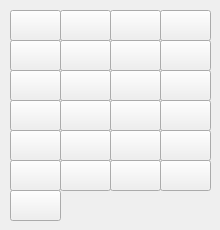
   <widget class="QWidget" name="tab">
    <attribute name="title">
     <string>Umwelt</string>
    </attribute>
    <widget class="QPushButton" name="pushButton__35">
     <property name="geometry">
      <rect>
       <x>10</x>
       <y>10</y>
       <width>51</width>
       <height>31</height>
      </rect>
     </property>
     <property name="text">
      <string/>
     </property>
     <property name="icon">
      <iconset>
       <normaloff>../../sprites/map/block_black.jpg</normaloff>../../sprites/map/block_black.jpg</iconset>
     </property>
    </widget>
    <widget class="QPushButton" name="pushButton__1">
     <property name="geometry">
      <rect>
       <x>60</x>
       <y>10</y>
       <width>51</width>
       <height>31</height>
      </rect>
     </property>
     <property name="text">
      <string/>
     </property>
     <property name="icon">
      <iconset>
       <normaloff>../../sprites/map/grass.jpg</normaloff>../../sprites/map/grass.jpg</iconset>
     </property>
    </widget>
    <widget class="QPushButton" name="pushButton__2">
     <property name="geometry">
      <rect>
       <x>110</x>
       <y>10</y>
       <width>51</width>
       <height>31</height>
      </rect>
     </property>
     <property name="text">
      <string/>
     </property>
     <property name="icon">
      <iconset>
       <normaloff>../../sprites/map/grass_flower_left.jpg</normaloff>../../sprites/map/grass_flower_left.jpg</iconset>
     </property>
    </widget>
    <widget class="QPushButton" name="pushButton__5">
     <property name="geometry">
      <rect>
       <x>110</x>
       <y>40</y>
       <width>51</width>
       <height>31</height>
      </rect>
     </property>
     <property name="text">
      <string/>
     </property>
     <property name="icon">
      <iconset>
       <normaloff>../../sprites/map/grass_wild.jpg</normaloff>../../sprites/map/grass_wild.jpg</iconset>
     </property>
    </widget>
    <widget class="QPushButton" name="pushButton__15">
     <property name="geometry">
      <rect>
       <x>10</x>
       <y>40</y>
       <width>51</width>
       <height>31</height>
      </rect>
     </property>
     <property name="text">
      <string/>
     </property>
     <property name="icon">
      <iconset>
       <normaloff>../../sprites/map/grass_full.jpg</normaloff>../../sprites/map/grass_full.jpg</iconset>
     </property>
    </widget>
    <widget class="QPushButton" name="pushButton__14">
     <property name="geometry">
      <rect>
       <x>60</x>
       <y>40</y>
       <width>51</width>
       <height>31</height>
      </rect>
     </property>
     <property name="text">
      <string/>
     </property>
     <property name="icon">
      <iconset>
       <normaloff>../../sprites/map/grass_step.jpg</normaloff>../../sprites/map/grass_step.jpg</iconset>
     </property>
    </widget>
    <widget class="QPushButton" name="pushButton__3">
     <property name="geometry">
      <rect>
       <x>160</x>
       <y>10</y>
       <width>51</width>
       <height>31</height>
      </rect>
     </property>
     <property name="text">
      <string/>
     </property>
     <property name="icon">
      <iconset>
       <normaloff>../../sprites/map/grass_flower_right.jpg</normaloff>../../sprites/map/grass_flower_right.jpg</iconset>
     </property>
    </widget>
    <widget class="QPushButton" name="pushButton__37">
     <property name="geometry">
      <rect>
       <x>160</x>
       <y>40</y>
       <width>51</width>
       <height>31</height>
      </rect>
     </property>
     <property name="text">
      <string/>
     </property>
     <property name="icon">
      <iconset>
       <normaloff>../../sprites/map/stock_1.jpg</normaloff>../../sprites/map/stock_1.jpg</iconset>
     </property>
    </widget>
    <widget class="QPushButton" name="pushButton__38">
     <property name="geometry">
      <rect>
       <x>10</x>
       <y>70</y>
       <width>51</width>
       <height>31</height>
      </rect>
     </property>
     <property name="text">
      <string/>
     </property>
     <property name="icon">
      <iconset>
       <normaloff>../../sprites/map/stock_2.jpg</normaloff>../../sprites/map/stock_2.jpg</iconset>
     </property>
    </widget>
    <widget class="QPushButton" name="pushButton__39">
     <property name="geometry">
      <rect>
       <x>60</x>
       <y>70</y>
       <width>51</width>
       <height>31</height>
      </rect>
     </property>
     <property name="text">
      <string/>
     </property>
     <property name="icon">
      <iconset>
       <normaloff>../../sprites/map/stock_3.jpg</normaloff>../../sprites/map/stock_3.jpg</iconset>
     </property>
    </widget>
    <widget class="QPushButton" name="pushButton__41">
     <property name="geometry">
      <rect>
       <x>160</x>
       <y>70</y>
       <width>51</width>
       <height>31</height>
      </rect>
     </property>
     <property name="text">
      <string/>
     </property>
     <property name="icon">
      <iconset>
       <normaloff>../../sprites/map/stock_5.jpg</normaloff>../../sprites/map/stock_5.jpg</iconset>
     </property>
    </widget>
    <widget class="QPushButton" name="pushButton__40">
     <property name="geometry">
      <rect>
       <x>110</x>
       <y>70</y>
       <width>51</width>
       <height>31</height>
      </rect>
     </property>
     <property name="text">
      <string/>
     </property>
     <property name="icon">
      <iconset>
       <normaloff>../../sprites/map/stock_4.jpg</normaloff>../../sprites/map/stock_4.jpg</iconset>
     </property>
    </widget>
    <widget class="QPushButton" name="pushButton__13">
     <property name="geometry">
      <rect>
       <x>160</x>
       <y>130</y>
       <width>51</width>
       <height>31</height>
      </rect>
     </property>
     <property name="text">
      <string/>
     </property>
     <property name="icon">
      <iconset>
       <normaloff>../../sprites/map/water_right.jpg</normaloff>../../sprites/map/water_right.jpg</iconset>
     </property>
    </widget>
    <widget class="QPushButton" name="pushButton__42">
     <property name="geometry">
      <rect>
       <x>10</x>
       <y>100</y>
       <width>51</width>
       <height>31</height>
      </rect>
     </property>
     <property name="text">
      <string/>
     </property>
     <property name="icon">
      <iconset>
       <normaloff>../../sprites/map/stock_6.jpg</normaloff>../../sprites/map/stock_6.jpg</iconset>
     </property>
    </widget>
    <widget class="QPushButton" name="pushButton__9">
     <property name="geometry">
      <rect>
       <x>110</x>
       <y>100</y>
       <width>51</width>
       <height>31</height>
      </rect>
     </property>
     <property name="text">
      <string/>
     </property>
     <property name="icon">
      <iconset>
       <normaloff>../../sprites/map/water_edge_left.jpg</normaloff>../../sprites/map/water_edge_left.jpg</iconset>
     </property>
    </widget>
    <widget class="QPushButton" name="pushButton__11">
     <property name="geometry">
      <rect>
       <x>10</x>
       <y>130</y>
       <width>51</width>
       <height>31</height>
      </rect>
     </property>
     <property name="text">
      <string/>
     </property>
     <property name="icon">
      <iconset>
       <normaloff>../../sprites/map/water_edge_top.jpg</normaloff>../../sprites/map/water_edge_top.jpg</iconset>
     </property>
    </widget>
    <widget class="QPushButton" name="pushButton__10">
     <property name="geometry">
      <rect>
       <x>160</x>
       <y>100</y>
       <width>51</width>
       <height>31</height>
      </rect>
     </property>
     <property name="text">
      <string/>
     </property>
     <property name="icon">
      <iconset>
       <normaloff>../../sprites/map/water_edge_right.jpg</normaloff>../../sprites/map/water_edge_right.jpg</iconset>
     </property>
    </widget>
    <widget class="QPushButton" name="pushButton__65">
     <property name="geometry">
      <rect>
       <x>110</x>
       <y>160</y>
       <width>51</width>
       <height>31</height>
      </rect>
     </property>
     <property name="text">
      <string/>
     </property>
     <property name="icon">
      <iconset>
       <normaloff>../../sprites/map/flower_bottom.jpg</normaloff>../../sprites/map/flower_bottom.jpg</iconset>
     </property>
    </widget>
    <widget class="QPushButton" name="pushButton__8">
     <property name="geometry">
      <rect>
       <x>110</x>
       <y>130</y>
       <width>51</width>
       <height>31</height>
      </rect>
     </property>
     <property name="text">
      <string/>
     </property>
     <property name="icon">
      <iconset>
       <normaloff>../../sprites/map/water_middle.jpg</normaloff>../../sprites/map/water_middle.jpg</iconset>
     </property>
    </widget>
    <widget class="QPushButton" name="pushButton__7">
     <property name="geometry">
      <rect>
       <x>60</x>
       <y>160</y>
       <width>51</width>
       <height>31</height>
      </rect>
     </property>
     <property name="text">
      <string/>
     </property>
     <property name="icon">
      <iconset>
       <normaloff>../../sprites/map/fence.jpg</normaloff>../../sprites/map/fence.jpg</iconset>
     </property>
    </widget>
    <widget class="QPushButton" name="pushButton__64">
     <property name="geometry">
      <rect>
       <x>160</x>
       <y>160</y>
       <width>51</width>
       <height>31</height>
      </rect>
     </property>
     <property name="text">
      <string/>
     </property>
     <property name="icon">
      <iconset>
       <normaloff>../../sprites/map/flower_top.jpg</normaloff>../../sprites/map/flower_top.jpg</iconset>
     </property>
    </widget>
    <widget class="QPushButton" name="pushButton__12">
     <property name="geometry">
      <rect>
       <x>60</x>
       <y>130</y>
       <width>51</width>
       <height>31</height>
      </rect>
     </property>
     <property name="text">
      <string/>
     </property>
     <property name="icon">
      <iconset>
       <normaloff>../../sprites/map/water_left.jpg</normaloff>../../sprites/map/water_left.jpg</iconset>
     </property>
    </widget>
    <widget class="QPushButton" name="pushButton__36">
     <property name="geometry">
      <rect>
       <x>60</x>
       <y>100</y>
       <width>51</width>
       <height>31</height>
      </rect>
     </property>
     <property name="text">
      <string/>
     </property>
     <property name="icon">
      <iconset>
       <normaloff>../../sprites/map/stock_stair.jpg</normaloff>../../sprites/map/stock_stair.jpg</iconset>
     </property>
    </widget>
    <widget class="QPushButton" name="pushButton__6">
     <property name="geometry">
      <rect>
       <x>10</x>
       <y>190</y>
       <width>51</width>
       <height>31</height>
      </rect>
     </property>
     <property name="text">
      <string/>
     </property>
     <property name="icon">
      <iconset>
       <normaloff>../../sprites/map/sign.jpg</normaloff>../../sprites/map/sign.jpg</iconset>
     </property>
    </widget>
    <widget class="QPushButton" name="pushButton__4">
     <property name="geometry">
      <rect>
       <x>10</x>
       <y>160</y>
       <width>51</width>
       <height>31</height>
      </rect>
     </property>
     <property name="text">
      <string/>
     </property>
     <property name="icon">
      <iconset>
       <normaloff>../../sprites/map/block_white.jpg</normaloff>../../sprites/map/block_white.jpg</iconset>
     </property>
    </widget>
   </widget>
